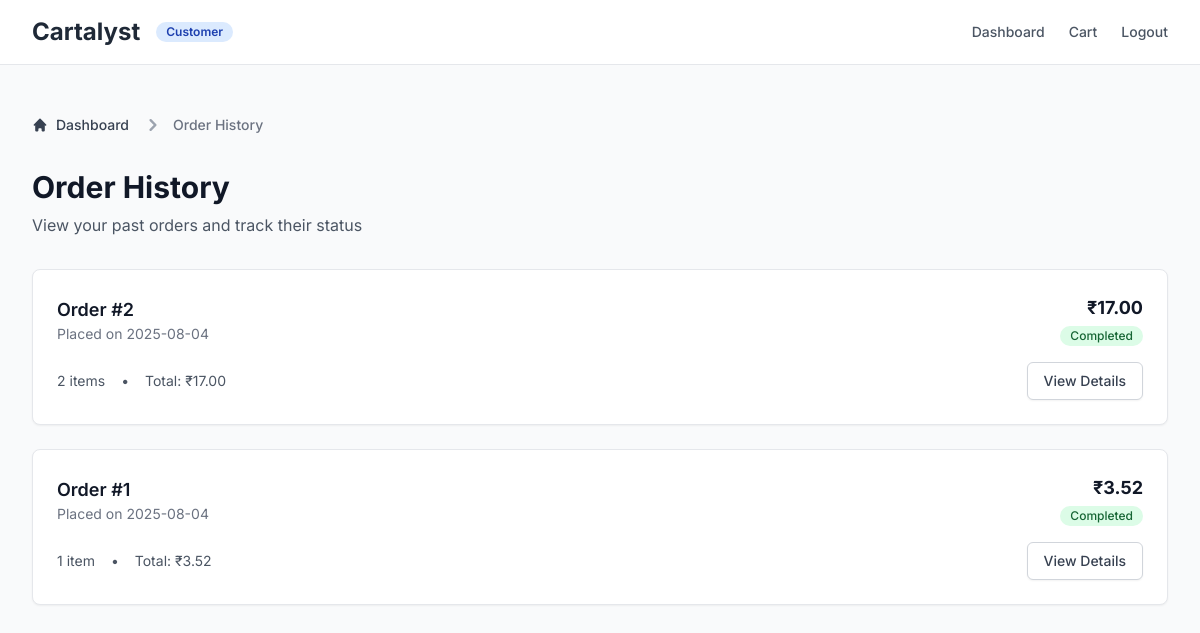
The page /orders (signed in) on the database as committed earlier.
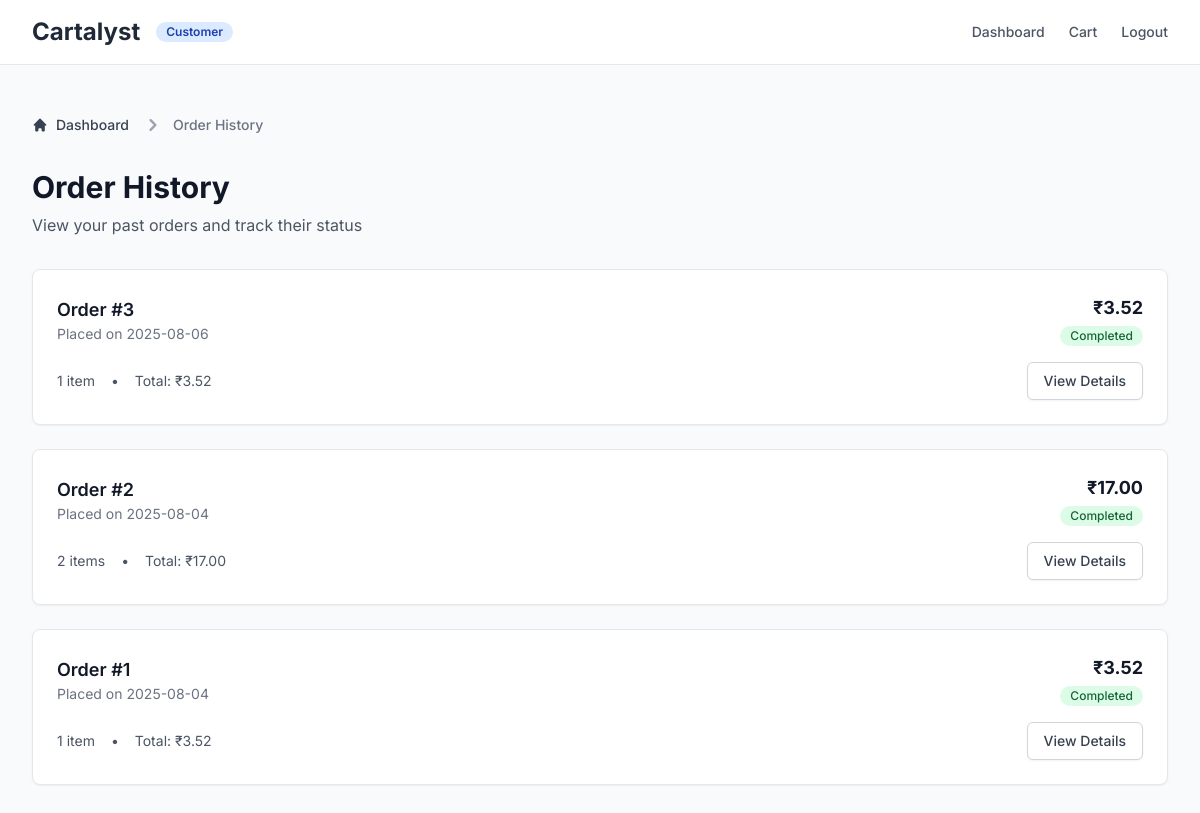
The same page on the database as committed later.
### tables this page shows
CREATE TABLE orders (
            id INTEGER PRIMARY KEY AUTOINCREMENT,
            user_id INTEGER NOT NULL,
            order_date TIMESTAMP DEFAULT CURRENT_TIMESTAMP,
            total_amount REAL NOT NULL,
            status TEXT DEFAULT 'pending',
            FOREIGN KEY (user_id) REFERENCES users (id)
        );

### app.py (the view)
@app.route('/orders')
def orders():
    if 'user_role' not in session:
        return redirect(url_for('login'))
    username = 'customer' if session.get('user_role') == 'customer' else 'employee'
    user_id = get_user_id(username)
    if not user_id:
        flash('User not found.', 'error')
        return redirect(url_for('dashboard'))
    user_orders = get_user_orders(user_id)
    return render_template('orders.html', orders=user_orders)

### app.py (called while the page is built)
def get_db_connection():
    conn = sqlite3.connect('parts.db')
    conn.row_factory = sqlite3.Row
    return conn

def get_user_id(username):
    conn = get_db_connection()
    user = conn.execute('SELECT id FROM users WHERE username = ?', (username,)).fetchone()
    conn.close()
    return user['id'] if user else None

def get_user_orders(user_id):
    conn = get_db_connection()
    orders = conn.execute('''
        SELECT o.*, COUNT(oi.id) as item_count
        FROM orders o
        LEFT JOIN order_items oi ON o.id = oi.order_id
        WHERE o.user_id = ?
        GROUP BY o.id
        ORDER BY o.order_date DESC
    ''', (user_id,)).fetchall()
    conn.close()
    return [dict(order) for order in orders]

### templates/orders.html (shortened to what this page needs)
<!DOCTYPE html>
<html lang="en">
<head>
    <script src="https://cdn.tailwindcss.com"></script>
</head>
<body class="bg-gray-50">
    <header class="bg-white border-b border-gray-200">
        <div class="max-w-7xl mx-auto px-4 sm:px-6 lg:px-8">
            <div class="flex justify-between items-center h-16">
                <div class="flex items-center space-x-4">
                    <h1 class="text-2xl font-bold text-gray-800">Cartalyst</h1>
                    {% if session.get('user_role') == 'employee' %}
                    <span class="bg-green-100 text-green-800 text-xs font-semibold px-2.5 py-0.5 rounded-full">Employee</span>
                    {% else %}
                    <span class="bg-blue-100 text-blue-800 text-xs font-semibold px-2.5 py-0.5 rounded-full">Customer</span>
                    {% endif %}
                </div>
                <div class="flex items-center space-x-6">
                    <a href="{{ url_for('dashboard') }}" class="text-sm font-medium text-gray-600 hover:text-gray-900">Dashboard</a>
                    <a href="{{ url_for('cart') }}" class="text-sm font-medium text-gray-600 hover:text-gray-900">Cart</a>
                    <a href="{{ url_for('logout') }}" class="text-sm font-medium text-gray-600 hover:text-gray-900">Logout</a>
                </div>
            </div>
        </div>
    </header>
    <main class="max-w-7xl mx-auto px-4 sm:px-6 lg:px-8 py-12">
        <nav class="flex mb-8" aria-label="Breadcrumb">
            <ol class="inline-flex items-center space-x-1 md:space-x-3">
                <li class="inline-flex items-center">
                    <a href="{{ url_for('dashboard') }}" class="inline-flex items-center text-sm font-medium text-gray-700 hover:text-blue-600">
                        <svg class="w-4 h-4 mr-2" fill="currentColor" viewBox="0 0 20 20"><path d="M10.707 2.293a1 1 0 00-1.414 0l-7 7a1 1 0 001.414 1.414L4 10.414V17a1 1 0 001 1h2a1 1 0 001-1v-2a1 1 0 011-1h2a1 1 0 011 1v2a1 1 0 001 1h2a1 1 0 001-1v-6.586l.293.293a1 1 0 001.414-1.414l-7-7z"></path></svg>
                        Dashboard
                    </a>
                </li>
                <li>
                    <div class="flex items-center">
                        <svg class="w-6 h-6 text-gray-400" fill="currentColor" viewBox="0 0 20 20"><path fill-rule="evenodd" d="M7.293 14.707a1 1 0 010-1.414L10.586 10 7.293 6.707a1 1 0 011.414-1.414l4 4a1 1 0 010 1.414l-4 4a1 1 0 01-1.414 0z" clip-rule="evenodd"></path></svg>
                        <span class="ml-1 text-sm font-medium text-gray-500 md:ml-2">Order History</span>
                    </div>
                </li>
            </ol>
        </nav>
        <div class="mb-8">
            <h1 class="text-3xl font-bold text-gray-900 mb-2">Order History</h1>
            <p class="text-gray-600">View your past orders and track their status</p>
        </div>
        {% if orders %}
        <div class="space-y-6">
            {% for order in orders %}
            <div class="bg-white rounded-lg border border-gray-200 shadow-sm">
                <div class="p-6">
                    <div class="flex items-center justify-between mb-4">
                        <div>
                            <h3 class="text-lg font-semibold text-gray-900">Order #{{ order.id }}</h3>
                            <p class="text-sm text-gray-500">Placed on {{ order.order_date.split(' ')[0] if order.order_date else 'N/A' }}</p>
                        </div>
                        <div class="text-right">
                            <p class="text-lg font-bold text-gray-900">₹{{ "%.2f"|format(order.total_amount) }}</p>
                            <span class="inline-flex items-center px-2.5 py-0.5 rounded-full text-xs font-medium
                                {% if order.status == 'completed' %}bg-green-100 text-green-800
                                {% elif order.status == 'pending' %}bg-yellow-100 text-yellow-800
                                {% elif order.status == 'cancelled' %}bg-red-100 text-red-800
                                {% else %}bg-gray-100 text-gray-800{% endif %}">
                                {{ order.status.title() }}
                            </span>
                        </div>
                    </div>
                    <div class="flex items-center justify-between">
                        <div class="flex items-center space-x-4 text-sm text-gray-600">
                            <span>{{ order.item_count }} item{{ 's' if order.item_count != 1 else '' }}</span>
                            <span>•</span>
                            <span>Total: ₹{{ "%.2f"|format(order.total_amount) }}</span>
                        </div>
                        <a href="{{ url_for('order_detail', order_id=order.id) }}"
                           class="inline-flex items-center px-4 py-2 border border-gray-300 rounded-md shadow-sm text-sm font-medium text-gray-700 bg-white hover:bg-gray-50">
                            View Details
                        </a>
                    </div>
                </div>
            </div>
            {% endfor %}
        </div>
        {% endif %}
    </main>
</body>
</html>

### templates/orders.html (style rules this page uses)
body { font-family: 'Inter', sans-serif; }

Rows that differ between the two databases and show on the page:
added orders: id "3", order_date "2025-08-06", total_amount "3.52", status "Completed", item_count "1"
